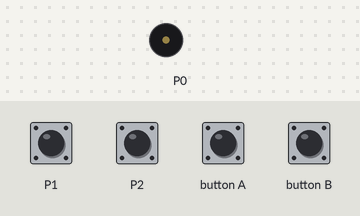
Bench run of a program on a simulated BBC micro:bit (MakeCode). On the bench: buzzer (waves = sounding). The test bench sets the inputs (shaded band).

Above: at 1.2 s.
1.3 s: touch pin P1 pressed for 0.15 s
At 1.8 s:
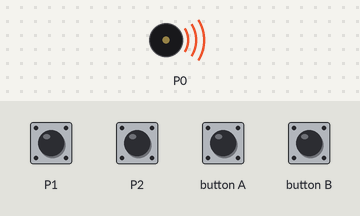
3.7 s: touch pin P2 pressed for 0.15 s
At 5.8 s:
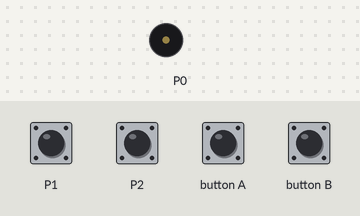
Timing chart, 0 to 7.3 s (numbered marks = the images above; inputs shaded):
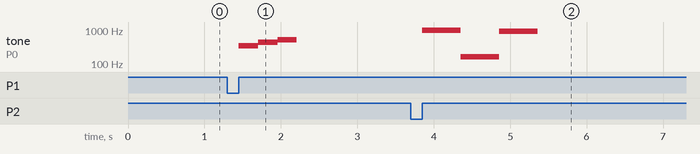

The program:

main.ts
```typescript
input.onButtonPressed(Button.A, function () {
    F = F / 2
    A = A / 2
    C = C / 2
    E = E / 2
})
input.onPinPressed(TouchPin.P2, function () {
    music.playTone(988, music.beat(BeatFraction.Whole))
    music.playTone(165, music.beat(BeatFraction.Whole))
    music.playTone(932, music.beat(BeatFraction.Whole))
})
input.onButtonPressed(Button.B, function () {
    F = F * 2
    A = A * 2
    C = C * 2
    E = E * 2
})
input.onPinPressed(TouchPin.P1, function () {
    music.playTone(F, music.beat(BeatFraction.Half))
    music.playTone(A, music.beat(BeatFraction.Half))
    music.playTone(C, music.beat(BeatFraction.Half))
})
let E = 0
let C = 0
let A = 0
let F = 0
F = 349
A = 440
C = 523
E = 659
```

test.ts
```typescript
// οι δοκιμές πηγαίνουν εδώ, δεν θα γίνει εκτέλεση όταν αυτό το πακέτο χρησιμοποιηθεί ως επέκταση.
```

Measured:
- after the input at 1.3 s, tone on P0: silent → 349 Hz after 0.15 s, → 440 Hz 0.26 s later, → 523 Hz 0.26 s later, → silent 0.25 s later
- after the input at 3.7 s, tone on P0: silent → 988 Hz after 0.15 s, → 165 Hz 0.51 s later, → 932 Hz 0.51 s later, → silent 0.50 s later
